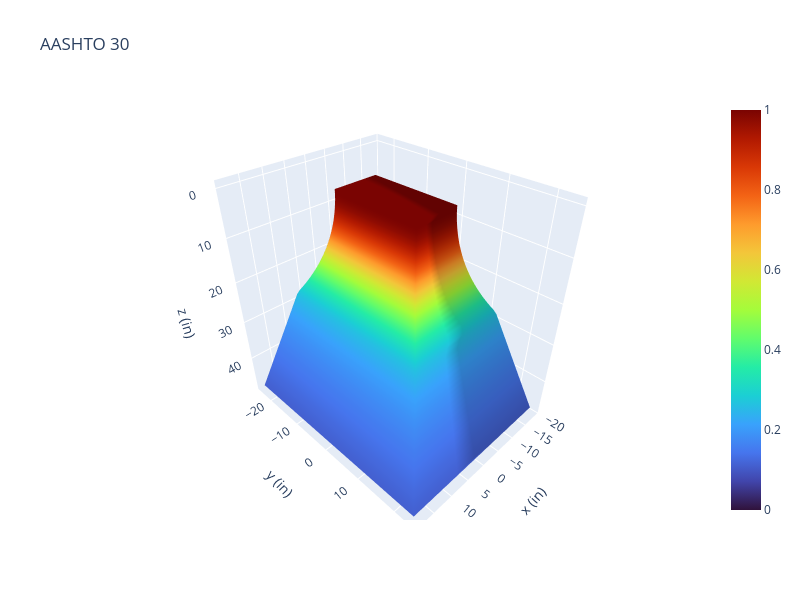

Notebook code cell kept with this figure:
### Code cell
intensity=np.linspace(0, 1, len(x))
intensity = value


fig = go.Figure(data=[
    go.Mesh3d(
        x=x, y=y, z=zplot, i=i, j=j, k=k,
        intensity=intensity,
        intensitymode='vertex',
        cmin=0, cmax=1,
        colorscale='Turbo',
        showscale=True
    )
])

# Plot points. Useful for degugging.
# fig.add_trace(go.Scatter3d(x=x, y=y, z=zplot, mode='markers', text=[f"Point: {i}" for i in range(len(x))]))

fig.update_layout(title=f"AASHTO 30",
                  width = 800, height=600,
                  scene=dict(
                      xaxis_title="x (in)",
                      yaxis_title = "y (in)",
                      zaxis_title = "z (in)",
                      zaxis=dict(autorange="reversed")
                    )
                  )

fig.show()

### Figure 1 — Plotly figure (JSON) as saved in the notebook; plotly's stock layout.template omitted (floating-point values rounded to 4 significant figures; data arrays with more than 128 entries replaced by an {"elided": "..."} marker saying what was removed)
{"data": [{"cmax": 1, "cmin": 0, "colorscale": [[0, "#30123b"], [0.07143, "#4145ab"], [0.1429, "#4675ed"], [0.2143, "#39a2fc"], [0.2857, "#1bcfd4"], [0.3571, "#24eca6"], [0.4286, "#61fc6c"], [0.5, "#a4fc3b"], [0.5714, "#d1e834"], [0.6429, "#f3c63a"], [0.7143, "#fe9b2d"], [0.7857, "#f36315"], [0.8571, "#d93806"], [0.9286, "#b11901"], [1, "#7a0402"]], "i": {"elided": "396 int values"}, "intensity": {"elided": "200 float values"}, "intensitymode": "vertex", "j": {"elided": "396 int values"}, "k": {"elided": "396 int values"}, "showscale": true, "type": "mesh3d", "x": {"elided": "200 float values"}, "y": {"elided": "200 float values"}, "z": {"elided": "200 float values"}}], "layout": {"height": 600, "scene": {"xaxis": {"title": {"text": "x (in)"}}, "yaxis": {"title": {"text": "y (in)"}}, "zaxis": {"autorange": "reversed", "title": {"text": "z (in)"}}}, "title": {"text": "AASHTO 30"}, "width": 800}}
